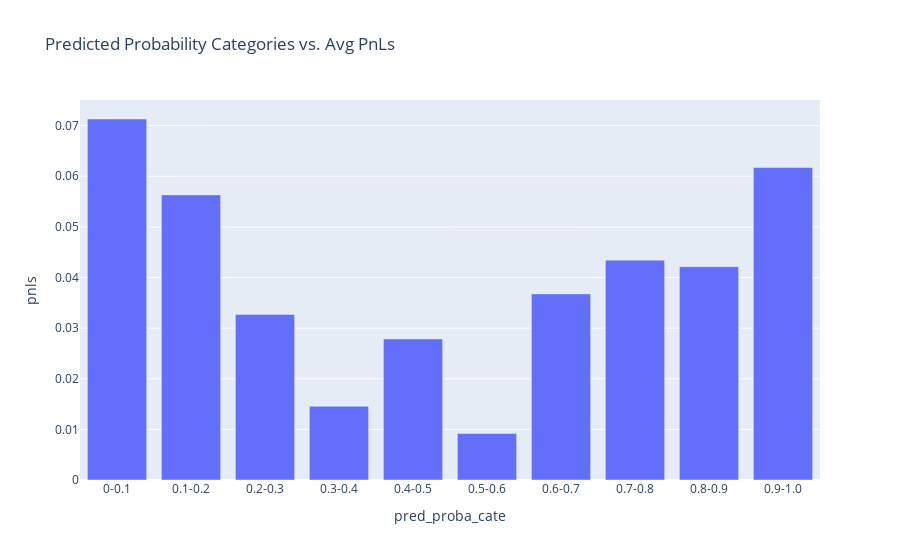

Source (notebook cell):
### Code cell
fig = px.bar(agg_prob_pnlsmean, x='pred_proba_cate', y='pnls', title='Predicted Probability Categories vs. Avg PnLs')
fig.show()

### Figure 1 — Plotly figure (JSON) as saved in the notebook; plotly's stock layout.template omitted (floating-point values rounded to 4 significant figures)
{"data": [{"alignmentgroup": "True", "hovertemplate": "pred_proba_cate=%{x}<br>pnls=%{y}<extra></extra>", "legendgroup": "", "marker": {"color": "#636efa", "pattern": {"shape": ""}}, "name": "", "offsetgroup": "", "orientation": "v", "showlegend": false, "textposition": "auto", "type": "bar", "x": ["0-0.1", "0.1-0.2", "0.2-0.3", "0.3-0.4", "0.4-0.5", "0.5-0.6", "0.6-0.7", "0.7-0.8", "0.8-0.9", "0.9-1.0"], "xaxis": "x", "y": [0.07131, 0.05632, 0.0327, 0.01457, 0.02786, 0.009177, 0.03676, 0.04342, 0.04214, 0.06174], "yaxis": "y"}], "layout": {"autosize": true, "barmode": "relative", "legend": {"tracegroupgap": 0}, "title": {"text": "Predicted Probability Categories vs. Avg PnLs"}, "xaxis": {"anchor": "y", "autorange": true, "domain": [0, 1], "range": [-0.5, 9.5], "title": {"text": "pred_proba_cate"}, "type": "category"}, "yaxis": {"anchor": "x", "autorange": true, "domain": [0, 1], "range": [0, 0.07506], "title": {"text": "pnls"}, "type": "linear"}}}
